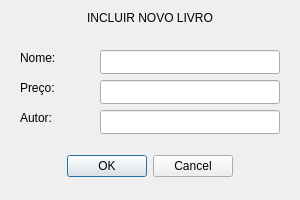
<?xml version="1.0" encoding="UTF-8"?>
<ui version="4.0">
 <class>IncluirLivro</class>
 <widget class="QDialog" name="IncluirLivro">
  <property name="geometry">
   <rect>
    <x>0</x>
    <y>0</y>
    <width>300</width>
    <height>200</height>
   </rect>
  </property>
  <property name="windowTitle">
   <string>Incluir Livro</string>
  </property>
  <widget class="QDialogButtonBox" name="buttonBox">
   <property name="geometry">
    <rect>
     <x>0</x>
     <y>150</y>
     <width>300</width>
     <height>32</height>
    </rect>
   </property>
   <property name="orientation">
    <enum>Qt::Horizontal</enum>
   </property>
   <property name="standardButtons">
    <set>QDialogButtonBox::Cancel|QDialogButtonBox::Ok</set>
   </property>
   <property name="centerButtons">
    <bool>true</bool>
   </property>
  </widget>
  <widget class="QLabel" name="labelTituloLivro">
   <property name="geometry">
    <rect>
     <x>0</x>
     <y>10</y>
     <width>300</width>
     <height>16</height>
    </rect>
   </property>
   <property name="text">
    <string>INCLUIR NOVO LIVRO</string>
   </property>
   <property name="alignment">
    <set>Qt::AlignCenter</set>
   </property>
  </widget>
  <widget class="QLabel" name="labelNome">
   <property name="geometry">
    <rect>
     <x>20</x>
     <y>50</y>
     <width>49</width>
     <height>16</height>
    </rect>
   </property>
   <property name="text">
    <string>Nome:</string>
   </property>
  </widget>
  <widget class="QLabel" name="labelPreco">
   <property name="geometry">
    <rect>
     <x>20</x>
     <y>80</y>
     <width>49</width>
     <height>16</height>
    </rect>
   </property>
   <property name="text">
    <string>Preço:</string>
   </property>
  </widget>
  <widget class="QLabel" name="labelAutor">
   <property name="geometry">
    <rect>
     <x>20</x>
     <y>110</y>
     <width>49</width>
     <height>16</height>
    </rect>
   </property>
   <property name="text">
    <string>Autor:</string>
   </property>
  </widget>
  <widget class="QLineEdit" name="lineEditNome">
   <property name="geometry">
    <rect>
     <x>100</x>
     <y>50</y>
     <width>180</width>
     <height>24</height>
    </rect>
   </property>
  </widget>
  <widget class="QLineEdit" name="lineEditPreco">
   <property name="geometry">
    <rect>
     <x>100</x>
     <y>80</y>
     <width>180</width>
     <height>24</height>
    </rect>
   </property>
  </widget>
  <widget class="QLineEdit" name="lineEditAutor">
   <property name="geometry">
    <rect>
     <x>100</x>
     <y>110</y>
     <width>180</width>
     <height>24</height>
    </rect>
   </property>
  </widget>
 </widget>
 <resources/>
 <connections>
  <connection>
   <sender>buttonBox</sender>
   <signal>accepted()</signal>
   <receiver>IncluirLivro</receiver>
   <slot>accept()</slot>
   <hints>
    <hint type="sourcelabel">
     <x>248</x>
     <y>254</y>
    </hint>
    <hint type="destinationlabel">
     <x>157</x>
     <y>274</y>
    </hint>
   </hints>
  </connection>
  <connection>
   <sender>buttonBox</sender>
   <signal>rejected()</signal>
   <receiver>IncluirLivro</receiver>
   <slot>reject()</slot>
   <hints>
    <hint type="sourcelabel">
     <x>316</x>
     <y>260</y>
    </hint>
    <hint type="destinationlabel">
     <x>286</x>
     <y>274</y>
    </hint>
   </hints>
  </connection>
 </connections>
</ui>
